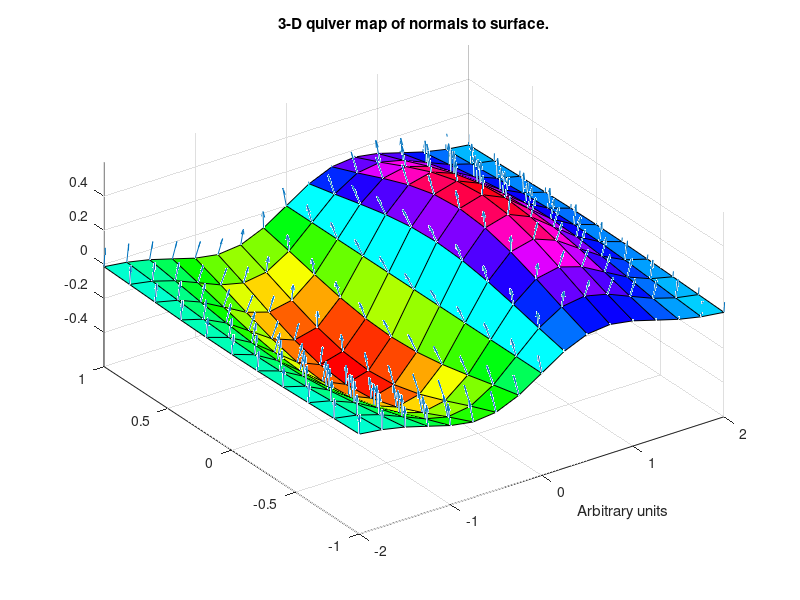

Here is the MATLAB script that generated this plot:
%EX3D_QUIVER3.M Demonstrates volumetric plotting quiver3 function
%Grant Clark
%BREE 252
%2011

%% Set up workspace
clear, clc, close all    

% Plot the surface normals of the function z=x.*exp(-x.^2 - y.^2).

figure                                %Open new figure
[X,Y] = meshgrid(-2:0.25:2,-1:0.2:1); %Meshgrid coordinates 
Z = X.* exp(-X.^2 - Y.^2);            %Generate Z values
[U,V,W] = surfnorm(X,Y,Z);            %Find normals to surface
quiver3(X,Y,Z,U,V,W,0.5);             %Plot normals to XYZ
                                      %Scales the arrows by 1/2  
%% Create the surface             
hold on
surf(X,Y,Z);                

%% Change the colormap, view, and scale axes
colormap hsv                %Set the colors
view(-35,45)                %Set the view angle
axis ([-2 2 -1 1 -.6 .6])   %Scale the axes
title('3-D quiver map of normals to surface.')
xlabel('Arbitrary units')
hold off

disp('All done! Thanks for playing!') 